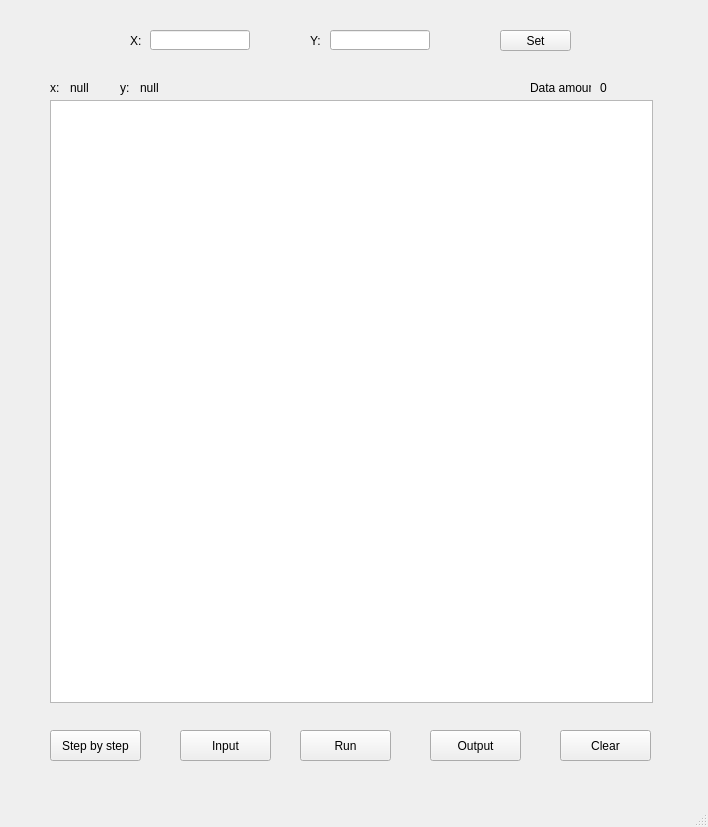
<?xml version="1.0" encoding="UTF-8"?>
<ui version="4.0">
 <class>MainWindow</class>
 <widget class="QMainWindow" name="MainWindow">
  <property name="geometry">
   <rect>
    <x>0</x>
    <y>0</y>
    <width>708</width>
    <height>827</height>
   </rect>
  </property>
  <property name="windowTitle">
   <string>Voronoi diagram</string>
  </property>
  <widget class="QWidget" name="centralwidget">
   <widget class="QGraphicsView" name="graphicsView">
    <property name="geometry">
     <rect>
      <x>50</x>
      <y>100</y>
      <width>603</width>
      <height>603</height>
     </rect>
    </property>
   </widget>
   <widget class="QPushButton" name="buttonRun">
    <property name="geometry">
     <rect>
      <x>300</x>
      <y>730</y>
      <width>91</width>
      <height>31</height>
     </rect>
    </property>
    <property name="text">
     <string>Run</string>
    </property>
   </widget>
   <widget class="QPushButton" name="buttonStep">
    <property name="geometry">
     <rect>
      <x>50</x>
      <y>730</y>
      <width>91</width>
      <height>31</height>
     </rect>
    </property>
    <property name="text">
     <string>Step by step</string>
    </property>
   </widget>
   <widget class="QPushButton" name="buttonInput">
    <property name="geometry">
     <rect>
      <x>180</x>
      <y>730</y>
      <width>91</width>
      <height>31</height>
     </rect>
    </property>
    <property name="text">
     <string>Input</string>
    </property>
   </widget>
   <widget class="QPushButton" name="buttonSet">
    <property name="geometry">
     <rect>
      <x>500</x>
      <y>30</y>
      <width>71</width>
      <height>21</height>
     </rect>
    </property>
    <property name="text">
     <string>Set</string>
    </property>
   </widget>
   <widget class="QLineEdit" name="lineEdit_X">
    <property name="geometry">
     <rect>
      <x>150</x>
      <y>30</y>
      <width>100</width>
      <height>20</height>
     </rect>
    </property>
   </widget>
   <widget class="QLineEdit" name="lineEdit_Y">
    <property name="geometry">
     <rect>
      <x>330</x>
      <y>30</y>
      <width>100</width>
      <height>20</height>
     </rect>
    </property>
   </widget>
   <widget class="QLabel" name="label_X">
    <property name="geometry">
     <rect>
      <x>130</x>
      <y>30</y>
      <width>16</width>
      <height>21</height>
     </rect>
    </property>
    <property name="text">
     <string>X:</string>
    </property>
   </widget>
   <widget class="QLabel" name="label_Y">
    <property name="geometry">
     <rect>
      <x>310</x>
      <y>30</y>
      <width>16</width>
      <height>21</height>
     </rect>
    </property>
    <property name="text">
     <string>Y:</string>
    </property>
   </widget>
   <widget class="QPushButton" name="buttonOutput">
    <property name="geometry">
     <rect>
      <x>430</x>
      <y>730</y>
      <width>91</width>
      <height>31</height>
     </rect>
    </property>
    <property name="text">
     <string>Output</string>
    </property>
   </widget>
   <widget class="QPushButton" name="buttonClear">
    <property name="geometry">
     <rect>
      <x>560</x>
      <y>730</y>
      <width>91</width>
      <height>31</height>
     </rect>
    </property>
    <property name="text">
     <string>Clear</string>
    </property>
   </widget>
   <widget class="QLabel" name="labelTitleX">
    <property name="geometry">
     <rect>
      <x>50</x>
      <y>80</y>
      <width>16</width>
      <height>16</height>
     </rect>
    </property>
    <property name="text">
     <string>x:</string>
    </property>
   </widget>
   <widget class="QLabel" name="labelTitleY">
    <property name="geometry">
     <rect>
      <x>120</x>
      <y>80</y>
      <width>16</width>
      <height>16</height>
     </rect>
    </property>
    <property name="text">
     <string>y:</string>
    </property>
   </widget>
   <widget class="QLabel" name="labelAutoX">
    <property name="geometry">
     <rect>
      <x>70</x>
      <y>80</y>
      <width>31</width>
      <height>16</height>
     </rect>
    </property>
    <property name="text">
     <string>null</string>
    </property>
   </widget>
   <widget class="QLabel" name="labelAutoY">
    <property name="geometry">
     <rect>
      <x>140</x>
      <y>80</y>
      <width>31</width>
      <height>16</height>
     </rect>
    </property>
    <property name="text">
     <string>null</string>
    </property>
   </widget>
   <widget class="QLabel" name="labelDataAmount">
    <property name="geometry">
     <rect>
      <x>530</x>
      <y>80</y>
      <width>61</width>
      <height>16</height>
     </rect>
    </property>
    <property name="text">
     <string>Data amount:</string>
    </property>
   </widget>
   <widget class="QLabel" name="labelAutoAmount">
    <property name="geometry">
     <rect>
      <x>600</x>
      <y>80</y>
      <width>31</width>
      <height>16</height>
     </rect>
    </property>
    <property name="text">
     <string>0</string>
    </property>
   </widget>
  </widget>
  <widget class="QMenuBar" name="menubar">
   <property name="geometry">
    <rect>
     <x>0</x>
     <y>0</y>
     <width>708</width>
     <height>21</height>
    </rect>
   </property>
  </widget>
  <widget class="QStatusBar" name="statusbar"/>
 </widget>
 <resources/>
 <connections/>
</ui>
